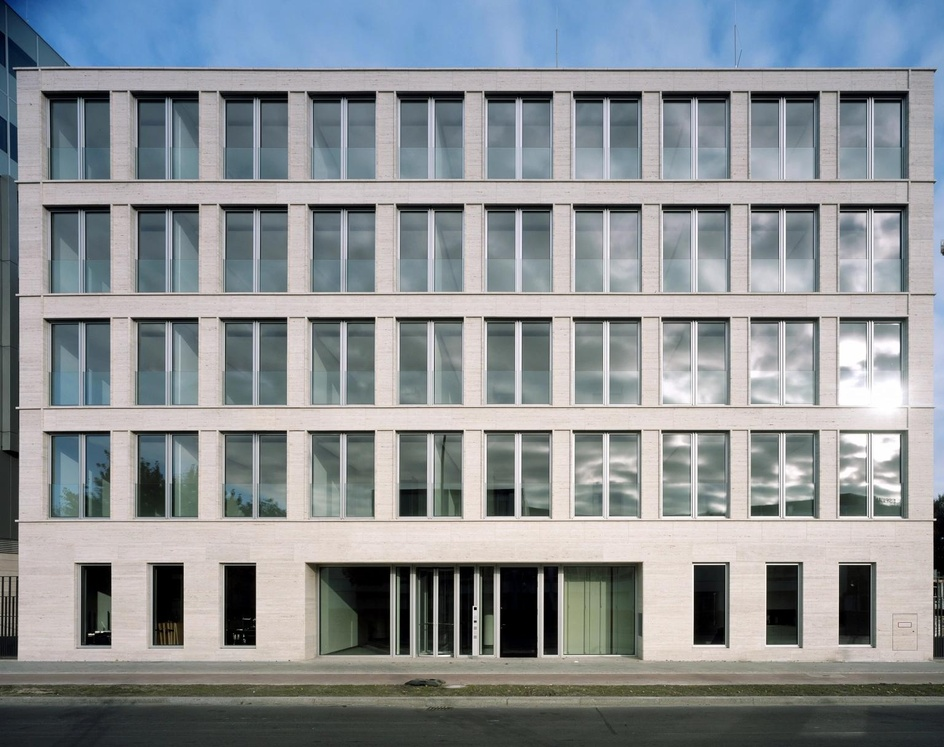
#> input picture ödev25/image09.jpeg, 944 x 747 px, shrunk from 1536 x 1216 before the run, found by its file name
$ jupyter execute hough1.ipynb
#> lines starting #> are read from the running program, lines starting #| are printed output that depends on the picture; after the words box and inside, x2 and y2 are one past the last pixel; in counts of white or black regions, pixels touching at a corner belong together
<a href="https://colab.research.google.com/github/hilalkaynarcali/goruntu-isleme/blob/main/hough1.ipynb" target="_parent"></a>

[cell 1]
import cv2
import numpy as np
import matplotlib.pyplot as plt
from numba import cuda

[cell 2]
resim = cv2.imread("image09.jpeg")
#> resim is the input picture: shape (747, 944, 3); mean B, G, R 148.3, 144.9, 140.1

plt.imshow(cv2.cvtColor(resim, cv2.COLOR_BGR2RGB))
plt.title("Orijinal Görsel")
plt.axis("off")
plt.show()

[cell 3]
gri = cv2.cvtColor(resim, cv2.COLOR_BGR2GRAY)
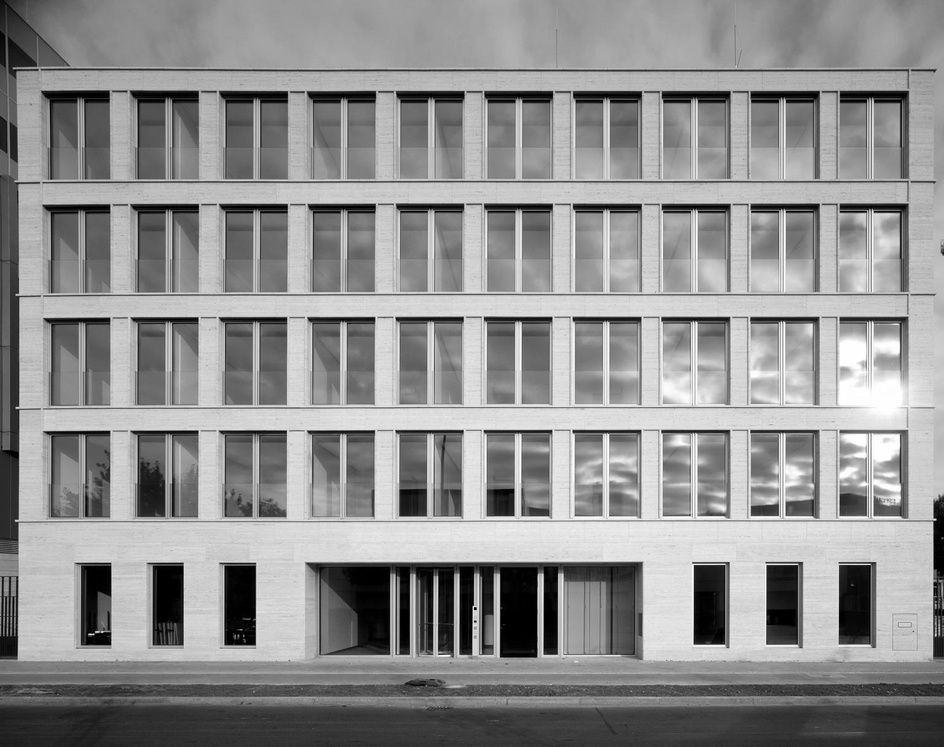
#> gri: shape (747, 944); min 0, max 255, mean 143.9

plt.imshow(gri, cmap="gray")
plt.title("Gri Görsel")
plt.axis("off")
plt.show()

[cell 4]
kenarlar = cv2.Canny(gri, 100, 200)
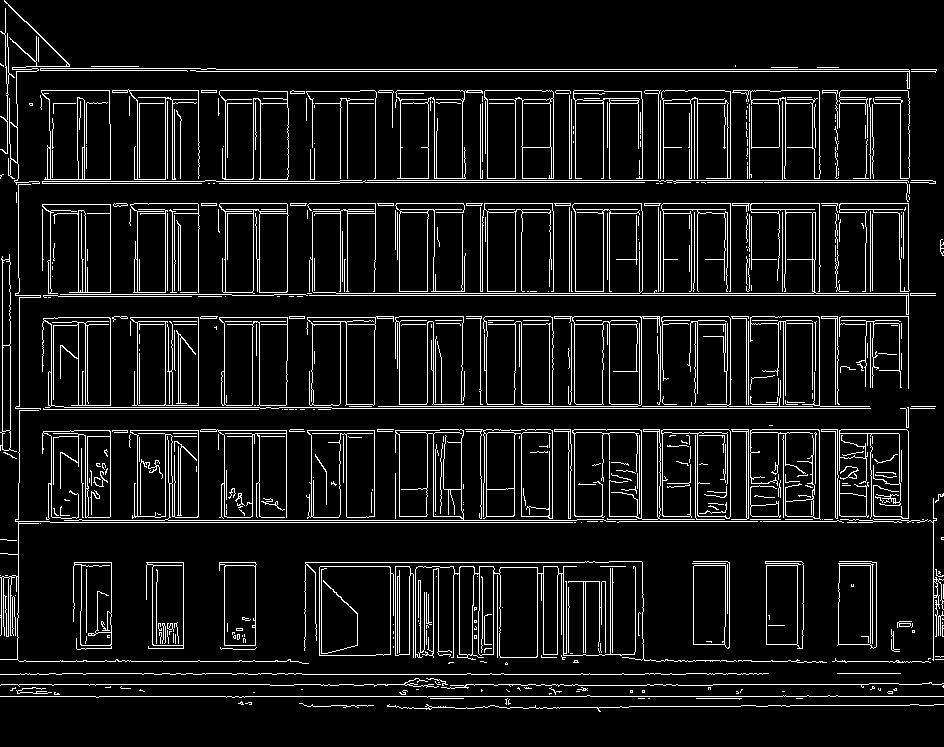
#> kenarlar: shape (747, 944); 8.7% white in thin lines or dots

plt.imshow(kenarlar, cmap="gray")
plt.title("Canny Kenarları")
plt.axis("off")
plt.show()

[cell 5]
plt.figure(figsize=(12, 4))

plt.subplot(1, 3, 1)
plt.imshow(cv2.cvtColor(resim, cv2.COLOR_BGR2RGB))
plt.title("Orijinal")
plt.axis("off")

plt.subplot(1, 3, 2)
plt.imshow(gri, cmap="gray")
plt.title("Gri")
plt.axis("off")

plt.subplot(1, 3, 3)
plt.imshow(kenarlar, cmap="gray")
plt.title("Canny")
plt.axis("off")

plt.show()
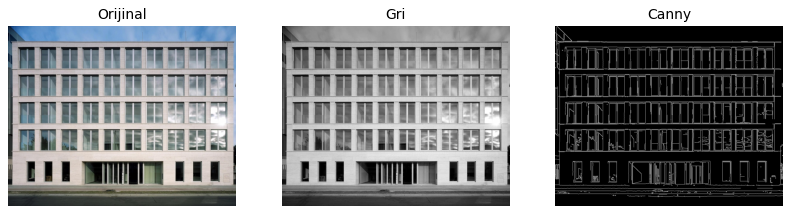
#> figure drawn by matplotlib, 3 panels

[cell 6]
median = cv2.medianBlur(kenarlar, 3)
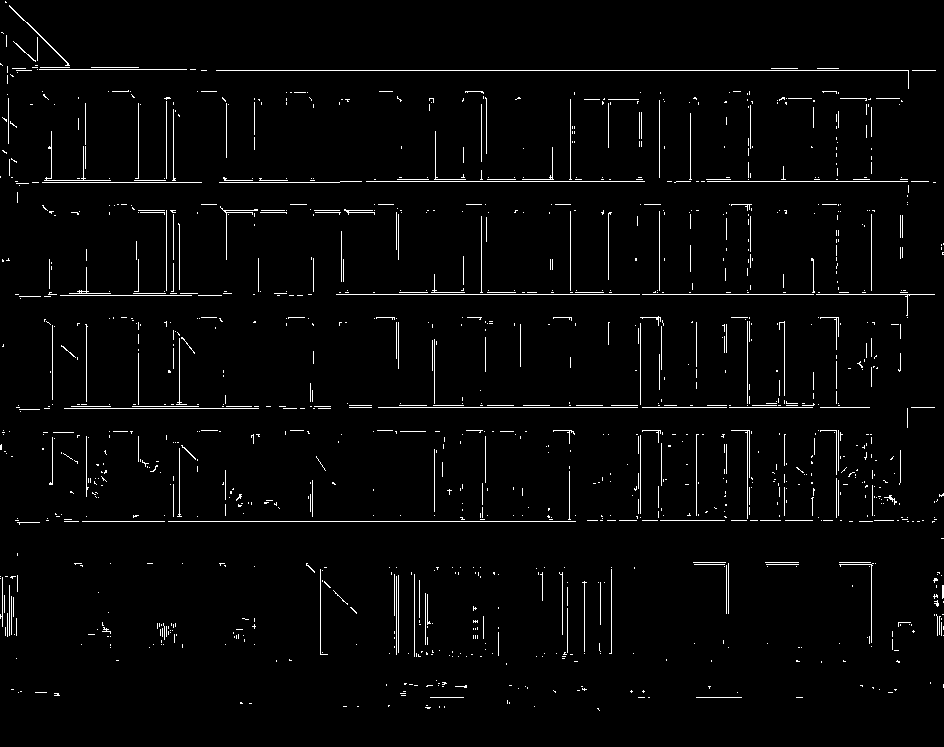
#> median: shape (747, 944); 2.4% white in thin lines or dots

plt.imshow(median, cmap="gray")
plt.title("Median Filtre Sonucu")
plt.axis("off")
plt.show()

[cell 7]
lines = cv2.HoughLines(median, 1, np.pi / 180, 70)
#> lines = 147 rows, first 8: [70, 1.57], [294, 1.57], [181, 1.57], [521, 1.57], [407, 1.57], [405, 1.57], [871, 0], [173, 0]

sonuc1 = resim.copy()

if lines is not None:
    for line in lines[:30]:
        rho, theta = line[0]

        a = np.cos(theta)
        b = np.sin(theta)

        x0 = a * rho
        y0 = b * rho

        x1 = int(x0 + 1000 * (-b))
        y1 = int(y0 + 1000 * a)

        x2 = int(x0 - 1000 * (-b))
        y2 = int(y0 - 1000 * a)

        cv2.line(sonuc1, (x1, y1), (x2, y2), (0, 0, 255), 2)
#> this loop made 30 passes
#> (rho, theta, a, b, x0, y0, x1, y1) on passes 1 to 12: (70, 1.57, -4.37e-08, 1, -3.06e-06, 70, -1000, 69), (294, 1.57, -4.37e-08, 1, -1.29e-05, 294, -1000, 293), (181, 1.57, -4.37e-08, 1, -7.91e-06, 181, -1000, 180), (521, 1.57, -4.37e-08, 1, -2.28e-05, 521, -1000, 520), (407, 1.57, -4.37e-08, 1, -1.78e-05, 407, -1000, 406), (405, 1.57, -4.37e-08, 1, -1.77e-05, 405, -1000, 404), (871, 0, 1, 0, 871, 0, 871, 1000), (173, 0, 1, 0, 173, 0, 173, 1000), (836, 0, 1, 0, 836, 0, 836, 1000), (179, 1.57, -4.37e-08, 1, -7.82e-06, 179, -1000, 178), (138, 0, 1, 0, 138, 0, 138, 1000), (179, 0, 1, 0, 179, 0, 179, 1000)
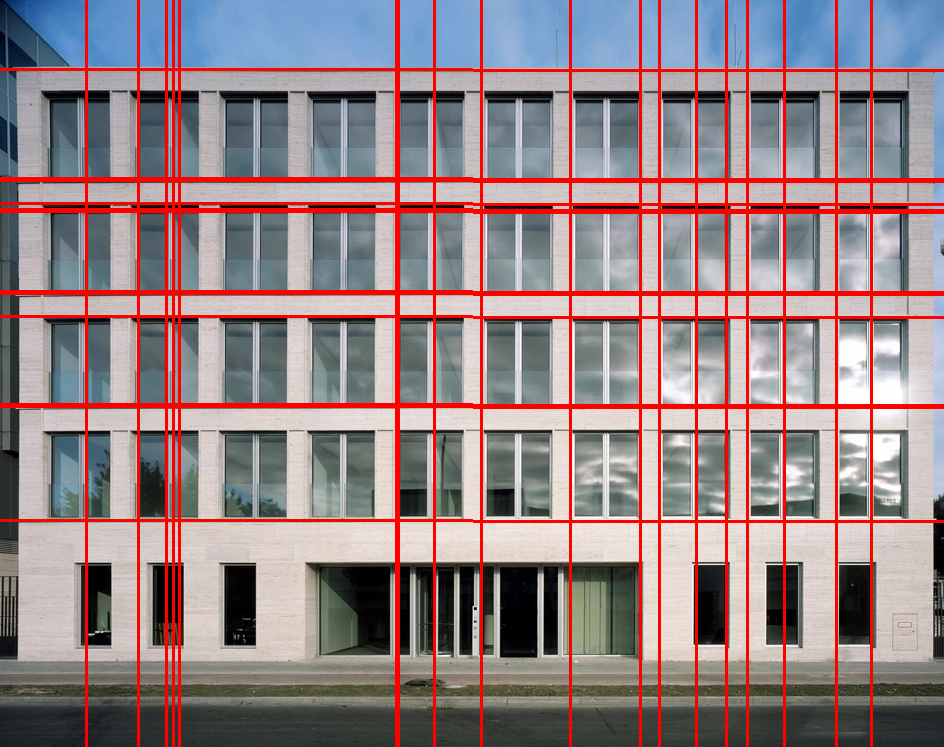
#> sonuc1: shape (747, 944, 3); 9.66% of pixels changed, all inside (x1, y1, x2, y2) = (0, 0, 944, 747)

plt.imshow(cv2.cvtColor(sonuc1, cv2.COLOR_BGR2RGB))
plt.title("HoughLines - Kırmızı Doğrular")
plt.axis("off")
plt.show()

[cell 8]
linesP = cv2.HoughLinesP(
    median,
    1,
    np.pi / 180,
    threshold=40,
    minLineLength=40,
    maxLineGap=10
)
#> linesP = 104 rows, first 6: [201, 70, 935, 70], [336, 294, 934, 294], [349, 407, 869, 407], [64, 521, 575, 521], [667, 181, 928, 181], [587, 520, 841, 520]

sonuc2 = resim.copy()

if linesP is not None:
    for line in linesP[:60]:
        x1, y1, x2, y2 = line[0]

        cv2.line(sonuc2, (x1, y1), (x2, y2), (0, 255, 0), 2)
#> this loop made 60 passes
#> (x1, y1, x2, y2) on passes 1 to 12: (201, 70, 935, 70), (336, 294, 934, 294), (349, 407, 869, 407), (64, 521, 575, 521), (667, 181, 928, 181), (587, 520, 841, 520), (179, 516, 179, 448), (871, 290, 871, 214), (399, 405, 463, 405), (640, 517, 640, 435), (64, 408, 258, 408), (397, 179, 465, 179)
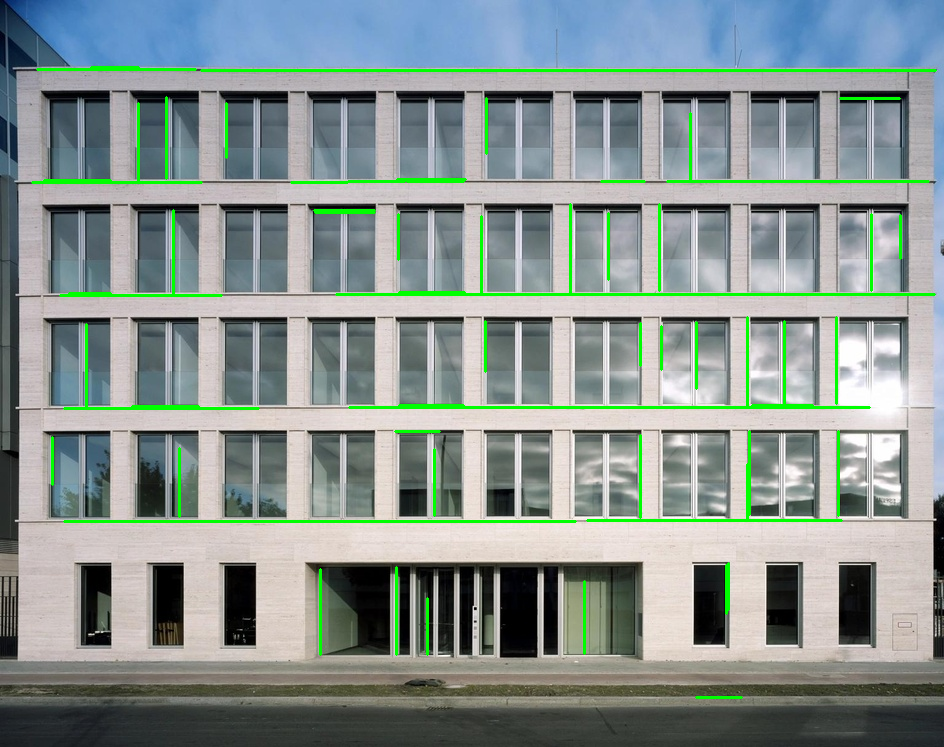
#> sonuc2: shape (747, 944, 3); 2.86% of pixels changed, all inside (x1, y1, x2, y2) = (31, 66, 937, 699)

plt.imshow(cv2.cvtColor(sonuc2, cv2.COLOR_BGR2RGB))
plt.title("HoughLinesP - Yeşil Doğrular")
plt.axis("off")
plt.show()

[cell 9]
plt.figure(figsize=(14, 5))

plt.subplot(1, 2, 1)
plt.imshow(cv2.cvtColor(sonuc1, cv2.COLOR_BGR2RGB))
plt.title("HoughLines")
plt.axis("off")

plt.subplot(1, 2, 2)
plt.imshow(cv2.cvtColor(sonuc2, cv2.COLOR_BGR2RGB))
plt.title("HoughLinesP")
plt.axis("off")

plt.show()
